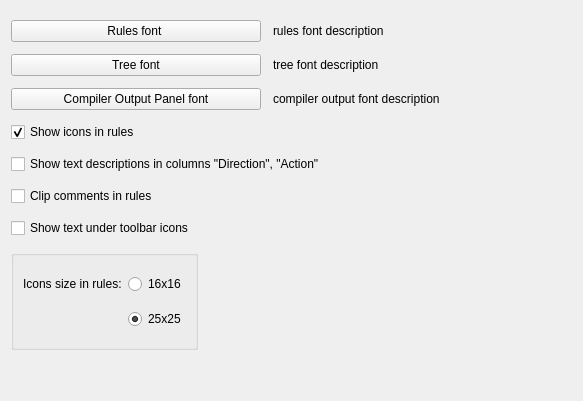
     <widget class="QWidget" name="tabAppearance">
      <attribute name="title">
       <string>Appearance</string>
      </attribute>
      <attribute name="toolTip">
       <string>Icons settings</string>
      </attribute>
      <layout class="QGridLayout" name="gridLayout_9">
       <property name="topMargin">
        <number>20</number>
       </property>
       <property name="spacing">
        <number>12</number>
       </property>
       <item row="0" column="0" colspan="3">
        <layout class="QHBoxLayout" name="horizontalLayout_2">
         <item>
          <widget class="QPushButton" name="btRulesFont">
           <property name="sizePolicy">
            <sizepolicy hsizetype="Fixed" vsizetype="Fixed">
             <horstretch>0</horstretch>
             <verstretch>0</verstretch>
            </sizepolicy>
           </property>
           <property name="minimumSize">
            <size>
             <width>250</width>
             <height>0</height>
            </size>
           </property>
           <property name="toolTip">
            <string>Choose font for rules sets</string>
           </property>
           <property name="text">
            <string>Rules font </string>
           </property>
          </widget>
         </item>
         <item>
          <widget class="QLabel" name="rulesFontDescr">
           <property name="sizePolicy">
            <sizepolicy hsizetype="Expanding" vsizetype="Preferred">
             <horstretch>0</horstretch>
             <verstretch>0</verstretch>
            </sizepolicy>
           </property>
           <property name="text">
            <string>rules font description</string>
           </property>
          </widget>
         </item>
        </layout>
       </item>
       <item row="1" column="0" colspan="3">
        <layout class="QHBoxLayout" name="horizontalLayout_3">
         <item>
          <widget class="QPushButton" name="btTreeFont">
           <property name="sizePolicy">
            <sizepolicy hsizetype="Fixed" vsizetype="Fixed">
             <horstretch>0</horstretch>
             <verstretch>0</verstretch>
            </sizepolicy>
           </property>
           <property name="minimumSize">
            <size>
             <width>250</width>
             <height>0</height>
            </size>
           </property>
           <property name="toolTip">
            <string>Choose font for tree</string>
           </property>
           <property name="text">
            <string>Tree font</string>
           </property>
          </widget>
         </item>
         <item>
          <widget class="QLabel" name="treeFontDescr">
           <property name="sizePolicy">
            <sizepolicy hsizetype="Expanding" vsizetype="Preferred">
             <horstretch>0</horstretch>
             <verstretch>0</verstretch>
            </sizepolicy>
           </property>
           <property name="text">
            <string>tree font description</string>
           </property>
          </widget>
         </item>
        </layout>
       </item>
       <item row="2" column="0" colspan="3">
        <layout class="QHBoxLayout" name="horizontalLayout_4">
         <item>
          <widget class="QPushButton" name="btCompilerOutputFont">
           <property name="sizePolicy">
            <sizepolicy hsizetype="Fixed" vsizetype="Fixed">
             <horstretch>0</horstretch>
             <verstretch>0</verstretch>
            </sizepolicy>
           </property>
           <property name="minimumSize">
            <size>
             <width>250</width>
             <height>0</height>
            </size>
           </property>
           <property name="toolTip">
            <string>Choose font for tree</string>
           </property>
           <property name="text">
            <string>Compiler Output Panel font</string>
           </property>
          </widget>
         </item>
         <item>
          <widget class="QLabel" name="compilerOutputFontDescr">
           <property name="sizePolicy">
            <sizepolicy hsizetype="Expanding" vsizetype="Preferred">
             <horstretch>0</horstretch>
             <verstretch>0</verstretch>
            </sizepolicy>
           </property>
           <property name="text">
            <string>compiler output font description</string>
           </property>
          </widget>
         </item>
        </layout>
       </item>
       <item row="3" column="0" colspan="3">
        <widget class="QCheckBox" name="chShowIcons">
         <property name="text">
          <string>Show icons in rules</string>
         </property>
         <property name="checked">
          <bool>true</bool>
         </property>
        </widget>
       </item>
       <item row="4" column="0" colspan="3">
        <widget class="QCheckBox" name="showDirectionText">
         <property name="text">
          <string>Show text descriptions in columns &quot;Direction&quot;, &quot;Action&quot;</string>
         </property>
        </widget>
       </item>
       <item row="7" column="0">
        <widget class="QGroupBox" name="groupBox">
         <property name="minimumSize">
          <size>
           <width>100</width>
           <height>100</height>
          </size>
         </property>
         <property name="title">
          <string/>
         </property>
         <property name="flat">
          <bool>true</bool>
         </property>
         <layout class="QGridLayout" name="gridLayout_7">
          <item row="0" column="0">
           <widget class="QLabel" name="label_7">
            <property name="text">
             <string>Icons size in rules:</string>
            </property>
           </widget>
          </item>
          <item row="0" column="1">
           <widget class="QRadioButton" name="rb16">
            <property name="text">
             <string>16x16</string>
            </property>
           </widget>
          </item>
          <item row="1" column="1">
           <widget class="QRadioButton" name="rb25">
            <property name="text">
             <string>25x25</string>
            </property>
            <property name="checked">
             <bool>true</bool>
            </property>
           </widget>
          </item>
         </layout>
        </widget>
       </item>
       <item row="7" column="2">
        <spacer name="horizontalSpacer_4">
         <property name="orientation">
          <enum>Qt::Horizontal</enum>
         </property>
         <property name="sizeHint" stdset="0">
          <size>
           <width>330</width>
           <height>96</height>
          </size>
         </property>
        </spacer>
       </item>
       <item row="8" column="1">
        <spacer>
         <property name="orientation">
          <enum>Qt::Vertical</enum>
         </property>
         <property name="sizeHint" stdset="0">
          <size>
           <width>20</width>
           <height>40</height>
          </size>
         </property>
        </spacer>
       </item>
       <item row="5" column="0">
        <widget class="QCheckBox" name="chClipComment">
         <property name="text">
          <string>Clip comments in rules</string>
         </property>
        </widget>
       </item>
       <item row="6" column="0">
        <widget class="QCheckBox" name="toolbarIconsText">
         <property name="text">
          <string>Show text under toolbar icons</string>
         </property>
        </widget>
       </item>
      </layout>
     </widget>
